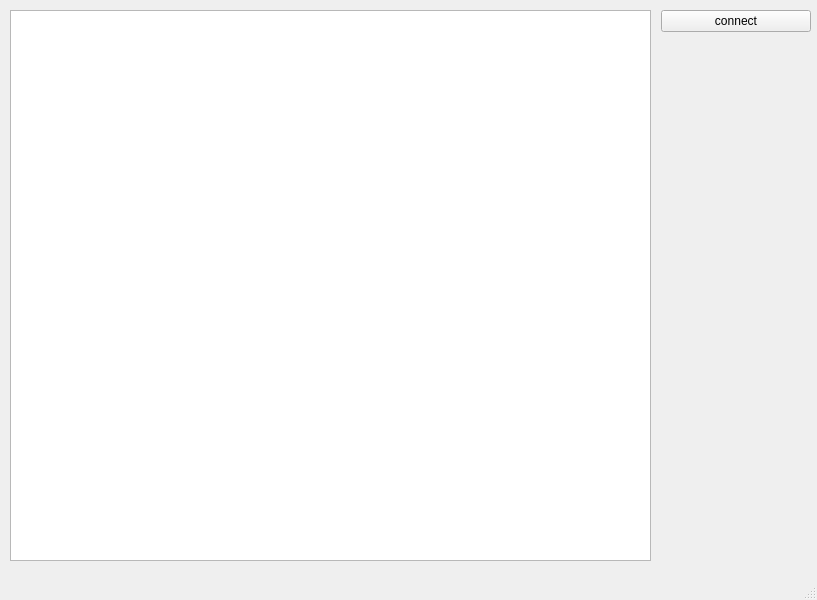
<?xml version="1.0" encoding="UTF-8"?>
<ui version="4.0">
 <class>main_window</class>
 <widget class="QMainWindow" name="main_window">
  <property name="geometry">
   <rect>
    <x>0</x>
    <y>0</y>
    <width>817</width>
    <height>600</height>
   </rect>
  </property>
  <property name="windowTitle">
   <string>main_window</string>
  </property>
  <widget class="QWidget" name="centralwidget">
   <property name="layoutDirection">
    <enum>Qt::LeftToRight</enum>
   </property>
   <widget class="QWidget" name="horizontalLayoutWidget">
    <property name="geometry">
     <rect>
      <x>0</x>
      <y>0</y>
      <width>821</width>
      <height>561</height>
     </rect>
    </property>
    <layout class="QHBoxLayout" name="horizontalLayout_2">
     <property name="spacing">
      <number>10</number>
     </property>
     <property name="sizeConstraint">
      <enum>QLayout::SetDefaultConstraint</enum>
     </property>
     <property name="leftMargin">
      <number>10</number>
     </property>
     <property name="topMargin">
      <number>10</number>
     </property>
     <property name="rightMargin">
      <number>10</number>
     </property>
     <property name="bottomMargin">
      <number>0</number>
     </property>
     <item>
      <widget class="QGraphicsView" name="room_view"/>
     </item>
     <item>
      <layout class="QVBoxLayout" name="verticalLayout_2">
       <item>
        <widget class="QPushButton" name="connect_button">
         <property name="minimumSize">
          <size>
           <width>150</width>
           <height>0</height>
          </size>
         </property>
         <property name="text">
          <string>connect</string>
         </property>
         <property name="autoDefault">
          <bool>false</bool>
         </property>
         <property name="default">
          <bool>false</bool>
         </property>
         <property name="flat">
          <bool>false</bool>
         </property>
        </widget>
       </item>
       <item>
        <widget class="QLabel" name="label">
         <property name="text">
          <string/>
         </property>
        </widget>
       </item>
      </layout>
     </item>
    </layout>
   </widget>
  </widget>
  <widget class="QMenuBar" name="menubar">
   <property name="geometry">
    <rect>
     <x>0</x>
     <y>0</y>
     <width>817</width>
     <height>22</height>
    </rect>
   </property>
  </widget>
  <widget class="QStatusBar" name="statusbar"/>
 </widget>
 <resources/>
 <connections/>
</ui>
